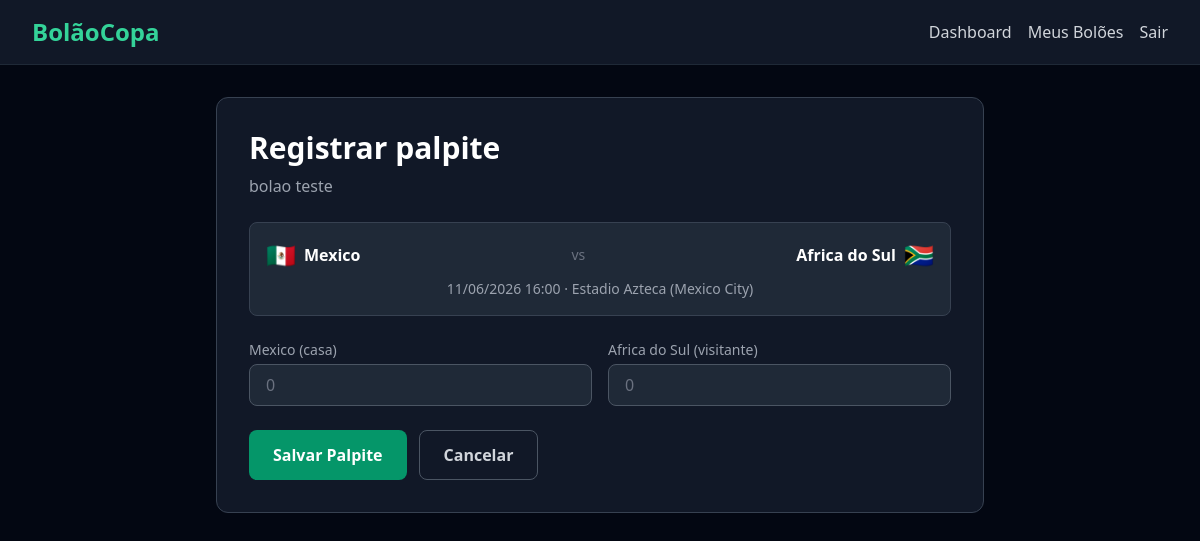
/pools/7/matches/828/predict/ (signed in), run on the app's committed database.
### pools/models.py (models this page shows, shortened)
class Pool(models.Model):
    name = models.CharField(max_length=100)
    description = models.TextField(blank=True)
    invite_token = models.UUIDField(default=uuid.uuid4, unique=True)
    created_by = models.ForeignKey(
        settings.AUTH_USER_MODEL,
        on_delete=models.CASCADE,
        related_name='created_pools',
    )
    created_at = models.DateTimeField(auto_now_add=True)
    updated_at = models.DateTimeField(auto_now=True)

### matches/models.py (models this page shows, shortened)
class Match(models.Model):
    STATUS_CHOICES = (
        ('agendado', 'Agendado'),
        ('em_andamento', 'Em andamento'),
        ('finalizado', 'Finalizado'),
    )
    round = models.ForeignKey(
        Round,
        on_delete=models.CASCADE,
        related_name='matches',
    )
    stadium = models.ForeignKey(
        Stadium,
        on_delete=models.PROTECT,
        related_name='matches',
    )
    home_team = models.ForeignKey(
        Team,
        on_delete=models.PROTECT,
        related_name='home_matches',
    )
    away_team = models.ForeignKey(
        Team,
        on_delete=models.PROTECT,
        related_name='away_matches',
    )
    match_datetime = models.DateTimeField()
    home_score = models.PositiveIntegerField(null=True, blank=True)
    away_score = models.PositiveIntegerField(null=True, blank=True)
    status = models.CharField(
        max_length=20,
        choices=STATUS_CHOICES,
        default='agendado',
    )
    created_at = models.DateTimeField(auto_now_add=True)
    updated_at = models.DateTimeField(auto_now=True)
    class Meta:
        ordering = ('match_datetime',)

class Team(models.Model):
    class Confederation(models.TextChoices):
        CONMEBOL = 'CONMEBOL', 'CONMEBOL'
        UEFA = 'UEFA', 'UEFA'
        CAF = 'CAF', 'CAF'
        AFC = 'AFC', 'AFC'
        OFC = 'OFC', 'OFC'
        CONCACAF = 'CONCACAF', 'CONCACAF'
    name = models.CharField(max_length=100)
    country_code = models.CharField(max_length=3, unique=True)
    flag_emoji = models.CharField(max_length=10, blank=True)
    confederation = models.CharField(
        max_length=10,
        choices=Confederation.choices,
        blank=True,
    )
    created_at = models.DateTimeField(auto_now_add=True)
    updated_at = models.DateTimeField(auto_now=True)
    def __str__(self):
        return self.name

class Stadium(models.Model):
    name = models.CharField(max_length=200)
    city = models.CharField(max_length=100)
    country = models.CharField(max_length=100)
    capacity = models.PositiveIntegerField()
    created_at = models.DateTimeField(auto_now_add=True)
    updated_at = models.DateTimeField(auto_now=True)
    def __str__(self):
        return f'{self.name} ({self.city})'

### predictions/views.py (the view, shortened to what this page needs)
class PredictionCreateView(LoginRequiredMixin, CreateView):
    model = Prediction
    form_class = PredictionForm
    template_name = 'predictions/prediction_form.html'
    def dispatch(self, request, *args, **kwargs):
        self.pool = get_object_or_404(Pool, pk=kwargs['pool_id'])
        self.match = get_object_or_404(Match, pk=kwargs['match_id'])
        if not PoolMember.objects.filter(
            pool=self.pool,
            user=request.user,
        ).exists():
            messages.error(request, 'Você precisa ser membro deste bolão.')
            return redirect(reverse('pool_detail', kwargs={'pk': self.pool.pk}))
        if self.match.match_datetime <= timezone.now():
            messages.error(request, 'Palpite indisponível - jogo já começou.')
            return redirect(reverse(
                'pool_matches',
                kwargs={'pool_id': self.pool.pk},
            ))
        if Prediction.objects.filter(
            user=request.user,
            match=self.match,
            pool=self.pool,
        ).exists():
            messages.info(request, 'Você já palpitou neste jogo. Edite seu palpite se necessário.')
            return redirect(reverse(
                'pool_matches',
                kwargs={'pool_id': self.pool.pk},
            ))
        return super().dispatch(request, *args, **kwargs)
    def get_form_kwargs(self):
        kwargs = super().get_form_kwargs()
        kwargs['match'] = self.match
        return kwargs
    def get_context_data(self, **kwargs):
        context = super().get_context_data(**kwargs)
        context['pool'] = self.pool
        context['match'] = self.match
        context['is_locked'] = False
        return context

### templates/predictions/prediction_form.html (shortened to what this page needs)
{% extends 'base.html' %}
{% block content %}
<div class='max-w-3xl mx-auto'>
    <div class='bg-gray-900 border border-gray-700 rounded-xl p-8'>
        <h1 class='text-2xl md:text-3xl font-bold text-white mb-2'>{% if is_editing %}Editar palpite{% else %}Registrar palpite{% endif %}</h1>
        <p class='text-gray-400 mb-6'>{{ pool.name }}</p>
        <div class='bg-gray-800 border border-gray-700 rounded-lg p-4 mb-6'>
            <div class='flex items-center justify-between mb-2'>
                <div class='flex items-center gap-2'>
                    <span class='text-2xl'>{{ match.home_team.flag_emoji }}</span>
                    <span class='text-white font-semibold'>{{ match.home_team.name }}</span>
                </div>
                <span class='text-gray-500 text-sm'>vs</span>
                <div class='flex items-center gap-2'>
                    <span class='text-white font-semibold'>{{ match.away_team.name }}</span>
                    <span class='text-2xl'>{{ match.away_team.flag_emoji }}</span>
                </div>
            </div>
            <p class='text-gray-400 text-sm text-center'>{{ match.match_datetime|date:"d/m/Y H:i" }} · {{ match.stadium }}</p>
        </div>
        <form method='post'>
            <div class='grid grid-cols-2 gap-4 mb-6'>
                <div>
                    <label class='block text-sm font-medium text-gray-400 mb-1'>{{ match.home_team.name }} (casa)</label>
                    {{ form.home_score }}
                </div>
                <div>
                    <label class='block text-sm font-medium text-gray-400 mb-1'>{{ match.away_team.name }} (visitante)</label>
                    {{ form.away_score }}
                </div>
            </div>
            <div class='flex gap-3'>
                <button type='submit' {% if is_locked %}disabled{% endif %} class='bg-emerald-600 hover:bg-emerald-500 text-white font-semibold rounded-lg px-6 py-3 transition-colors duration-200 disabled:bg-gray-700 disabled:text-gray-500 disabled:cursor-not-allowed'>
                    {% if is_editing %}Atualizar Palpite{% else %}Salvar Palpite{% endif %}
                </button>
                <a href='{% url "pool_matches" pool_id=pool.pk %}' class='border border-gray-600 hover:border-emerald-500 text-gray-300 font-semibold rounded-lg px-6 py-3 transition-colors duration-200 inline-block'>
                    Cancelar
                </a>
            </div>
        </form>
    </div>
</div>
{% endblock %}

### data on the page
Pool: name "bolao teste"
Match: home_team.flag_emoji "🇲🇽", home_team.name "Mexico", away_team.name "Africa do Sul", away_team.flag_emoji "🇿🇦", match_datetime "11/06/2026 16:00", stadium "Estadio Azteca (Mexico City)"
